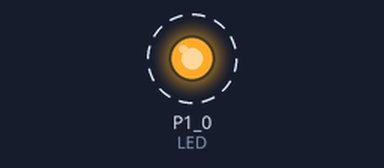
The sketch below on a simulated TI MSP430 LaunchPad. On the bench: output pins drawn as LEDs (lit = HIGH). Dashed ring = blinking.

Above: at 0.5 s.
Timing chart, 0 to 4.6 s (numbered marks = the images above):
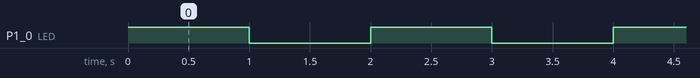

Measured:
- by itself, P1_0 (LED): alternates HIGH for 1.0 s and LOW for 1.0 s

The sketch:

exercise1.ino
```cpp
// most launchpads have a red LED
#define LED P1_0

// the setup routine runs once when you press reset:
void setup() {
  // initialize the digital pin as an output.
  pinMode(LED, OUTPUT);
}

// the loop routine runs over and over again forever:
void loop() {
  digitalWrite(LED, HIGH);
  delay(1000);
  digitalWrite(LED, LOW);
  delay(1000);
}
```
